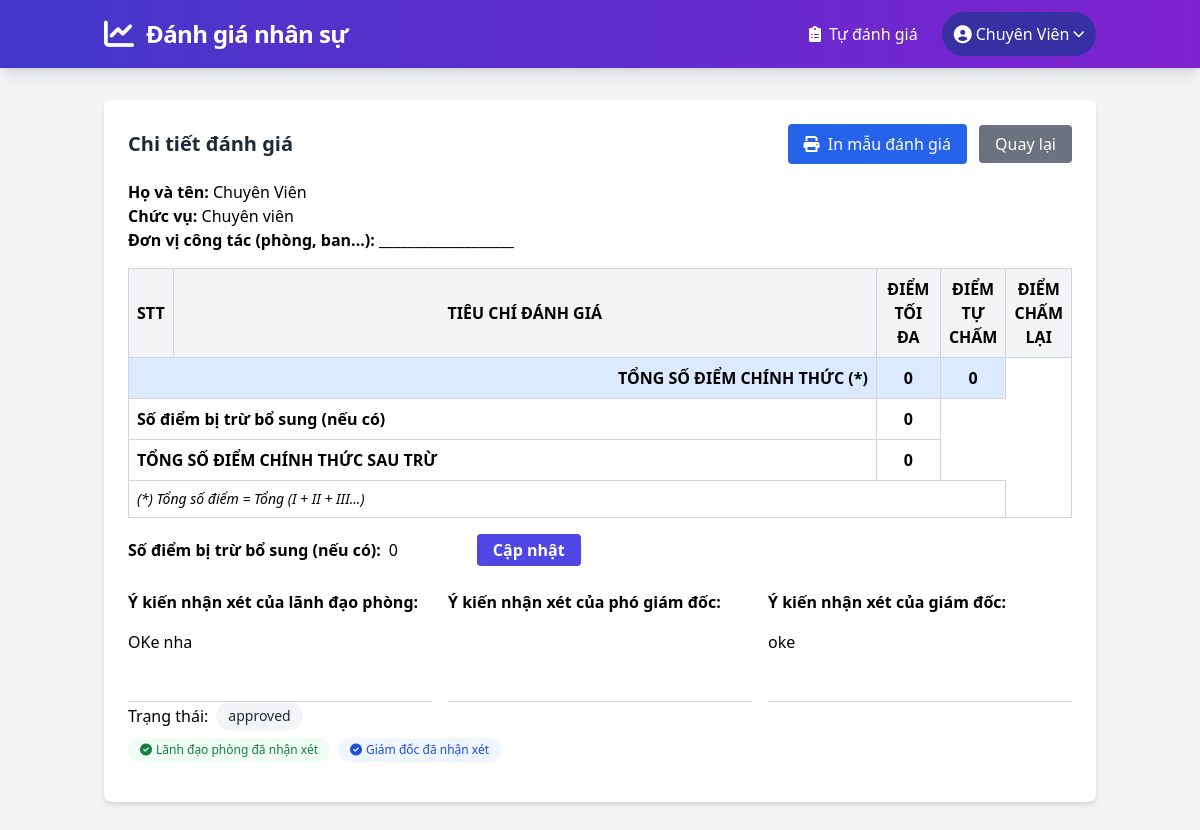
/nhan-vien-review/6 (signed in), run on the app's committed database.
### tables this page shows
CREATE TABLE `evaluations` (
  `id` int NOT NULL,
  `employee_id` int NOT NULL,
  `department_id` int DEFAULT NULL,
  `evaluation_form_id` int DEFAULT NULL,
  `content` text NOT NULL,
  `status` enum('sent','reviewed','approved') DEFAULT 'sent',
  `data` text NOT NULL,
  `manager_comment` text COMMENT 'Nhận xét của lãnh đạo',
  `deputy_director_comment` text,
  `director_comment` text COMMENT 'Nhận xét của giám đốc',
  `created_at` timestamp NULL DEFAULT CURRENT_TIMESTAMP
);

CREATE TABLE `users` (
  `id` int NOT NULL,
  `name` varchar(100) NOT NULL,
  `email` varchar(100) NOT NULL,
  `password` varchar(255) NOT NULL,
  `role` enum('admin','nhan_vien','lanh_dao','giam_doc','pho_giam_doc') NOT NULL,
  `created_at` timestamp NULL DEFAULT CURRENT_TIMESTAMP
);

### index.php (called while the page is built, shortened)
<?php
require_once 'core/Autoloader.php';
require_once 'config/config.php';
$app = new \Core\App();

### core/Model.php (called while the page is built, shortened)
<?php
class Model
{
    public function __construct()
    {
        global $config;
        try {
            $this->db = new \PDO(
                "mysql:host={$config['db_host']};dbname={$config['db_name']};charset=utf8",
                $config['db_user'],
                $config['db_pass'],
                [
                    \PDO::ATTR_ERRMODE => \PDO::ERRMODE_EXCEPTION,
                    \PDO::ATTR_DEFAULT_FETCH_MODE => \PDO::FETCH_ASSOC,
                    \PDO::ATTR_EMULATE_PREPARES => false
                ]
            );
        } catch (\PDOException $e) {
            die("Database connection failed: " . $e->getMessage());
        }
    }
}

### config/config.php (called while the page is built, shortened)
<?php
$config = [
    'db_host' => 'localhost',
    'db_name' => 'job_danh_gia_nhan_su',
    'db_user' => 'root',
    'db_pass' => '',
    'site_name' => 'Đánh giá nhân sự',
    'base_url' => 'http://localhost/dgns/',
    'debug' => true
];

### app/models/Evaluation.php (called while the page is built, shortened)
<?php
class Evaluation extends \Core\Model
{
    public function getEvaluationById($id)
    {
        $stmt = $this->db->prepare(
            "SELECT e.*, u.name as employee_name, u.email as employee_email, d.name as department_name
            FROM evaluations e
            JOIN users u ON e.employee_id = u.id
            LEFT JOIN departments d ON e.department_id = d.id
            WHERE e.id = :id"
        );
        $stmt->execute(['id' => $id]);
        return $stmt->fetch();
    }
}

### core/Autoloader.php (called while the page is built, shortened)
<?php
spl_autoload_register(function ($class) {
    $path = str_replace('\\', '/', $class);
    if (strpos($path, 'App/') === 0) {
        $path = substr($path, 4);
        $path = 'app/' . $path . '.php';
    } elseif (strpos($path, 'Core/') === 0) {
        $path = substr($path, 5);
        $path = 'core/' . $path . '.php';
        if (file_exists($path)) {
            return true;
        }
    }
    return false;
});

### app/models/EvaluationForm.php (called while the page is built, shortened)
<?php
class EvaluationForm extends \Core\Model
{
    public function getDefaultForm($formType)
    {
        $stmt = $this->db->prepare(
            "SELECT * FROM evaluation_forms
            WHERE (department_id IS NULL OR department_id = 0) AND form_type = :form_type
            LIMIT 1"
        );
        $stmt->execute(['form_type' => $formType]);
        return $stmt->fetch();
    }
}

### app/views/evaluation/view-details.php (the view, shortened to what this page needs)
<?php
$isManager = isset($formData['form_type']) && $formData['form_type'] === 'lanh_dao';
$evaluationStatus = isset($evaluation['status']) ? $evaluation['status'] : '';
$isNewForm = isset($isNewForm) && $isNewForm === true;
?>
<div class="bg-white rounded-lg shadow-md p-6 print:shadow-none print:p-0">
    <div class="flex justify-between items-center mb-4 print:hidden">
        <h2 class="text-xl font-bold text-gray-800">
            <?= $isNewForm ? ($isManager ? 'Tạo đánh giá lãnh đạo' : 'Tạo đánh giá chuyên viên') : 'Chi tiết đánh giá' ?>
        </h2>
        <div>
            <?php if (!$isNewForm): ?>
            <button onclick="window.print()" class="px-4 py-2 bg-blue-600 text-white rounded hover:bg-blue-700 mr-2">
                <i class="fas fa-print mr-1"></i> In mẫu đánh giá
            </button>
            <?php endif; ?>
            <a href="javascript:history.back()" class="px-4 py-2 bg-gray-500 text-white rounded hover:bg-gray-600">
            Quay lại
        </a>
        </div>
    </div>
    <div class="<?= $isNewForm ? '' : 'print:block' ?>">
        <div class="mb-4 <?= $isNewForm ? 'hidden' : '' ?>">
            <p><span class="font-bold">Họ và tên:</span> <?= isset($evaluation['employee_name']) ? $evaluation['employee_name'] : '___________________' ?></p>
            <p><span class="font-bold">Chức vụ:</span> <?= $isManager ? 'Lãnh đạo' : 'Chuyên viên' ?></p>
            <p><span class="font-bold">Đơn vị công tác (phòng, ban...):</span>
                <?= isset($evaluation['department_name']) ? $evaluation['department_name'] : '___________________' ?>
            </p>
        </div>
        <table class="w-full border-collapse border border-gray-300">
                        <thead>
                <tr class="bg-gray-100">
                    <th class="border border-gray-300 p-2 w-8 text-center">STT</th>
                    <th class="border border-gray-300 p-2 text-center">TIÊU CHÍ ĐÁNH GIÁ</th>
                    <th class="border border-gray-300 p-2 w-16 text-center">ĐIỂM TỐI ĐA</th>
                    <?php if ($isNewForm): ?>
                    <th class="border border-gray-300 p-2 w-16 text-center">ĐIỂM TỰ CHẤM</th>
                    <?php else: ?>
                    <th class="border border-gray-300 p-2 w-16 text-center">ĐIỂM TỰ CHẤM</th>
                    <?php endif; ?>
                    <th class="border border-gray-300 p-2 w-16 text-center">ĐIỂM CHẤM LẠI</th>
                            </tr>
                        </thead>
            <tbody>
                                    <?php
                $totalMaxScore = 0;
                $totalSelfScore = 0;
                ?>
                <tr class="bg-blue-100">
                    <td class="border border-gray-300 p-2 text-right font-bold" colspan="2">TỔNG SỐ ĐIỂM CHÍNH THỨC (*)</td>
                    <td class="border border-gray-300 p-2 text-center font-bold"><?= $totalMaxScore ?></td>
                    <?php if ($isNewForm): ?>
                    <td class="border border-gray-300 p-2 text-center font-bold">
                        <span id="total_score_display">0</span>
                        <input type="hidden" name="total_score" id="total_score_input" value="0">
                    </td>
                    <?php else: ?>
                    <td class="border border-gray-300 p-2 text-center font-bold"><?= $totalSelfScore ?></td>
                    <?php endif; ?>
                </tr>
                <?php if (!$isNewForm): ?>
                <tr>
                <td colspan="2" class="border border-gray-300 p-2 font-bold">Số điểm bị trừ bổ sung (nếu có)</td>
                <td class="border border-gray-300 p-2 text-center font-bold"><?= $evaluation['extra_deduction'] ?? 0 ?></td>
                <td></td>
                </tr>
                <tr>
    <td colspan="2" class="border border-gray-300 p-2 font-bold">TỔNG SỐ ĐIỂM CHÍNH THỨC SAU TRỪ</td>
    <td class="border border-gray-300 p-2 text-center font-bold">
        <?= $totalSelfScore - ($evaluation['extra_deduction'] ?? 0) ?>
    </td>
    <td></td>
</tr>
<?php endif; ?>
                <tr>
                    <td colspan="<?= $isNewForm ? '4' : '4' ?>" class="border border-gray-300 p-2 text-sm italic">
                        (*) Tổng số điểm = Tổng (I + II + III...)
                                </td>
                            </tr>
                        </tbody>
                    </table>
        <?php if (!$isNewForm): ?>
<form method="post" action="<?= $GLOBALS['config']['base_url'] ?>evaluation/update-extra-deduction" class="mt-4 flex items-center gap-2 print:hidden">
    <label for="extra_deduction"><b>Số điểm bị trừ bổ sung (nếu có):</b></label>
    <input type="number" name="extra_deduction" id="extra_deduction" value="<?= $evaluation['extra_deduction'] ?? 0 ?>" min="0" style="width:80px;">
    <button type="submit" class="bg-indigo-600 hover:bg-indigo-700 text-white font-bold py-1 px-4 rounded">Cập nhật</button>
</form>
<?php endif; ?>
        <div class="mt-6 grid grid-cols-3 gap-4 <?= $isNewForm ? 'hidden' : '' ?>">
            <div>
                <p class="font-bold mb-2">Ý kiến nhận xét của lãnh đạo phòng:</p>
                <p class="min-h-[80px] border-b border-gray-300 py-2">
                    <?= isset($evaluation['manager_comment']) ? $evaluation['manager_comment'] : '' ?>
                </p>
            </div>
            <div>
                <p class="font-bold mb-2">Ý kiến nhận xét của phó giám đốc:</p>
                <p class="min-h-[80px] border-b border-gray-300 py-2">
                </p>
            </div>
            <div>
                <p class="font-bold mb-2">Ý kiến nhận xét của giám đốc:</p>
                <p class="min-h-[80px] border-b border-gray-300 py-2">
                    <?= isset($evaluation['director_comment']) ? $evaluation['director_comment'] : '' ?>
                        </p>
                    </div>
                </div>
            </div>
    <?php if (!$isNewForm): ?>
    <div class="mb-4">
        <div class="flex items-center mb-2">
            <span class="mr-2 font-medium">Trạng thái:</span>
            <?php
            $statusLabels = [
                'sent' => '<span class="px-3 py-1 bg-yellow-100 text-yellow-800 rounded-full text-sm">Đã gửi - Chờ lãnh đạo phòng duyệt</span>',
                'reviewed' => '<span class="px-3 py-1 bg-green-100 text-green-800 rounded-full text-sm">Lãnh đạo phòng đã duyệt - Chờ phó giám đốc duyệt</span>',
                'deputy_reviewed' => '<span class="px-3 py-1 bg-purple-100 text-purple-800 rounded-full text-sm">Phó giám đốc đã duyệt - Chờ giám đốc duyệt</span>',
                'approved' => '<span class="px-3 py-1 bg-blue-100 text-blue-800 rounded-full text-sm">Giám đốc đã phê duyệt</span>'
            ];
            echo $statusLabels[$evaluationStatus] ?? '<span class="px-3 py-1 bg-gray-100 text-gray-800 rounded-full text-sm">' . $evaluationStatus . '</span>';
            ?>
        </div>
        <div class="flex flex-wrap gap-2 mb-4">
            <?php if (!empty($evaluation['manager_comment'])): ?>
                <span class="inline-flex items-center px-3 py-1 bg-green-50 text-green-700 rounded-full text-xs">
                    <i class="fas fa-check-circle mr-1"></i> Lãnh đạo phòng đã nhận xét
                </span>
            <?php endif; ?>
            <?php if (!empty($evaluation['director_comment'])): ?>
                <span class="inline-flex items-center px-3 py-1 bg-blue-50 text-blue-700 rounded-full text-xs">
                    <i class="fas fa-check-circle mr-1"></i> Giám đốc đã nhận xét
                </span>
            <?php endif; ?>
        </div>
        </div>
    <?php endif; ?>
</div>

### app/views/evaluation/view-details.php (style rules this page uses)
body { font-family: 'Times New Roman', serif; font-size: 12pt; }
table { break-inside: avoid; }
.print\:hidden { display: none; }
.print\:block { display: block; }
.print\:shadow-none { box-shadow: none; }
.print\:p-0 { padding: 0; }

### data on the page
evaluations: employee.name "Chuyên Viên", manager_comment "OKe nha", director_comment "oke", status "approved"

### other printed values
$config['site_name'] "Đánh giá nhân sự"
$_SESSION['user']['name'] "Chuyên Viên"
$totalMaxScore "0"
$totalSelfScore "0"
$evaluation['extra_deduction'] "0"
$totalSelfScore - ($evaluation['extra_deduction'] ?? 0) "0"
